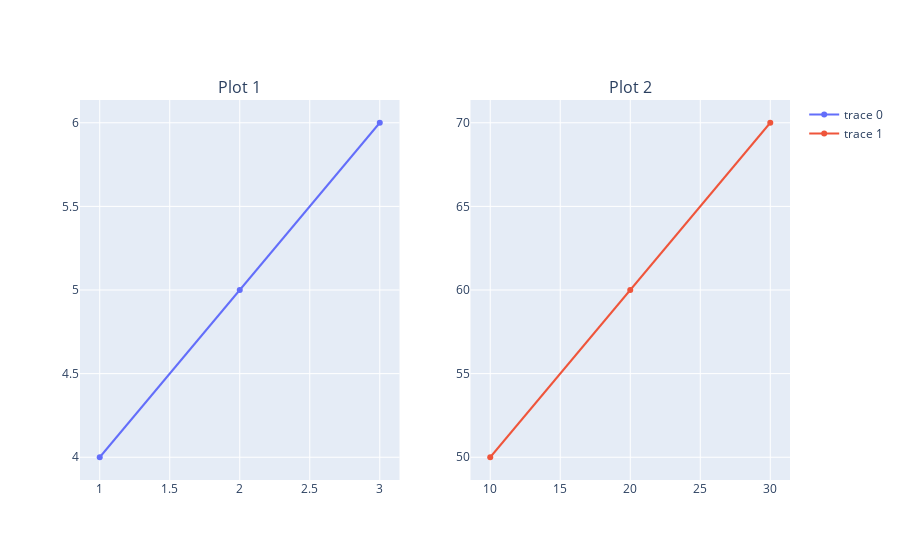

Notebook code cell kept with this figure:
### Markdown cell above
## 여러개의 그래프를 여러개 시각화를 한틀안에 만들기

### Code cell
from plotly.subplots import make_subplots
import plotly.graph_objects as go

x1 = [1, 2, 3]
y1 = [4, 5, 6]
x2 = [10, 20, 30]
y2 = [50, 60, 70]

fig = make_subplots(rows = 1
                    , cols = 2
                    , subplot_titles = ("Plot 1", "Plot 2")
                    , column_widths = [0.5, 0.5]) # size control
fig.add_trace(
    go.Scatter(x = x1, y = y1),
    row = 1, col =1)

fig.add_trace(
    go.Scatter(x = x2, y = y2),
    row = 1, col =2)

fig.show()

### Figure 1 — Plotly figure (JSON) as saved in the notebook; plotly's stock layout.template omitted (floating-point values rounded to 4 significant figures)
{"data": [{"type": "scatter", "x": [1, 2, 3], "xaxis": "x", "y": [4, 5, 6], "yaxis": "y"}, {"type": "scatter", "x": [10, 20, 30], "xaxis": "x2", "y": [50, 60, 70], "yaxis": "y2"}], "layout": {"annotations": [{"font": {"size": 16}, "showarrow": false, "text": "Plot 1", "x": 0.225, "xanchor": "center", "xref": "paper", "y": 1, "yanchor": "bottom", "yref": "paper"}, {"font": {"size": 16}, "showarrow": false, "text": "Plot 2", "x": 0.775, "xanchor": "center", "xref": "paper", "y": 1, "yanchor": "bottom", "yref": "paper"}], "autosize": true, "xaxis": {"anchor": "y", "autorange": true, "domain": [0, 0.45], "range": [0.8677, 3.132], "type": "linear"}, "xaxis2": {"anchor": "y2", "autorange": true, "domain": [0.55, 1], "range": [8.677, 31.32], "type": "linear"}, "yaxis": {"anchor": "x", "autorange": true, "domain": [0, 1], "range": [3.835, 6.165], "type": "linear"}, "yaxis2": {"anchor": "x2", "autorange": true, "domain": [0, 1], "range": [48.35, 71.65], "type": "linear"}}}
